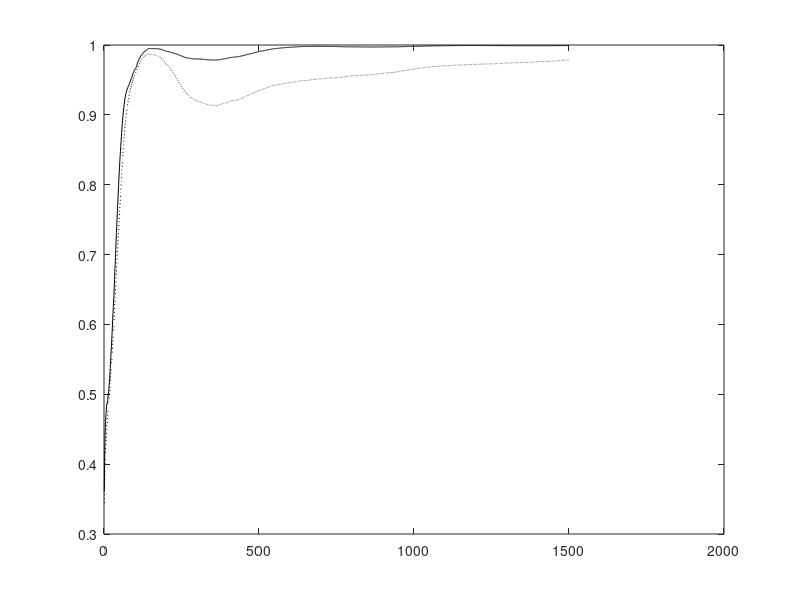

Recreate this plot in MATLAB. (Note: this script raises an error after producing the figure.)
% XU - Comparison of Adaptive GEVD Homogeneous, Deflated, Weighted

function GEVDXU;

clear all; 
close all; 

% Number of samples N and dimension D
nSamples = 500;
nDim     = 10;
nEA      = 4;
nEpochs  = 3;
randn('state',0);

% Generate the covX random matrices
covX = 3*...
[ 0.4270   0.0110  -0.0050  -0.0250   0.0890  -0.0790  -0.0190   0.0740   0.0890   0.0050 ; ...
  0.0110   5.6900  -0.0690  -0.2820  -0.7310   0.0900  -0.1240   0.1000   0.4320  -0.1030 ; ...
 -0.0050  -0.0690   0.0800   0.0980   0.0450  -0.0410   0.0230   0.0220  -0.0350   0.0120 ; ...
 -0.0250  -0.2820   0.0980   2.8000  -0.1070   0.1500  -0.1930   0.0950  -0.2260   0.0460 ; ...
  0.0890  -0.7310   0.0450  -0.1070   3.4400   0.2530   0.2510   0.3160   0.0390  -0.0100 ; ...
 -0.0790   0.0900  -0.0410   0.1500   0.2530   2.2700  -0.1800   0.2950  -0.0390  -0.1130 ; ...
 -0.0190  -0.1240   0.0230  -0.1930   0.2510  -0.1800   0.3270   0.0270   0.0260  -0.0160 ; ...
  0.0740   0.1000   0.0220   0.0950   0.3160   0.2950   0.0270   0.7270  -0.0960  -0.0170 ; ...
  0.0890   0.4320  -0.0350  -0.2260   0.0390  -0.0390   0.0260  -0.0960   0.7150  -0.0090 ; ...
  0.0050  -0.1030   0.0120   0.0460  -0.0100  -0.1130  -0.0160  -0.0170  -0.0090   0.0650 ];

covY = 2*...
[ 0.3350   0.0260  -0.0510  -0.0120   0.0790   0.0170   0.0290   0.0080   0.0770  -0.0300 ; ...
  0.0260   0.0910   0.0110  -0.0100   0.0060  -0.0140  -0.0020  -0.0230   0.0110   0.0350 ; ...
 -0.0510   0.0110   0.0780   0.0000   0.0160   0.0030   0.0300  -0.0350  -0.0030  -0.0490 ; ...
 -0.0120  -0.0100   0.0000   0.0820  -0.0030  -0.0260  -0.0250  -0.0290  -0.0150   0.0250 ; ...
  0.0790   0.0060   0.0160  -0.0030   0.7970   0.1940  -0.0370  -0.0230   0.0590  -0.1450 ; ...
  0.0170  -0.0140   0.0030  -0.0260   0.1940   1.5000   0.0140  -0.1040   0.1140  -0.2290 ; ...
  0.0290  -0.0020   0.0300  -0.0250  -0.0370   0.0140   0.2770  -0.0300  -0.0770  -0.0510 ; ...
  0.0080  -0.0230  -0.0350  -0.0290  -0.0230  -0.1040  -0.0300   0.3170   0.0220   0.0100 ; ...
  0.0770   0.0110  -0.0030  -0.0150   0.0590   0.1140  -0.0770   0.0220   0.5380   0.0340 ; ...
 -0.0300   0.0350  -0.0490   0.0250  -0.1450  -0.2290  -0.0510   0.0100   0.0340   0.6680 ];

%covX
%covY
%[Vxx,Dxx] = eig(covX, covY);
%sort(Dxx)

% Compute X samples
[V1,D1] = eig(covX);
[d,in] = sort(diag(D1));
V = zeros(nDim,nDim);
D = zeros(nDim,nDim);
for i = 1 : nDim
    V(:,i) = V1(:,in(nDim+1-i));
    D(i,i) = D1(in(nDim+1-i),in(nDim+1-i));
end
x(1:nDim,1:nSamples) = V*sqrt(D)*randn(nDim,nSamples);

% Compute Y samples
[V1,D1] = eig(covY);
[d,in] = sort(diag(D1));
V = zeros(nDim,nDim);
D = zeros(nDim,nDim);
for i = 1 : nDim
    V(:,i) = V1(:,in(nDim+1-i));
    D(i,i) = D1(in(nDim+1-i),in(nDim+1-i));
end
y(1:nDim,1:nSamples) = V*sqrt(D)*randn(nDim,nSamples);

% Compute Corrl matrix and eigen values for X samples
corX = zeros(nDim,nDim);
for i = 1 : nSamples
    corX = corX + (x(:,i) * x(:,i)' / nSamples);
end
[V1,D1] = eig(corX);
[d,in] = sort(diag(D1));
DX = zeros(nDim,nDim);
for i = 1 : nDim
    DX(i,i) = D1(in(nDim+1-i),in(nDim+1-i));
end
diag(DX)'

% Compute Corrl matrix and eigen values for Y samples
corY = zeros(nDim,nDim);
for i = 1 : nSamples
    corY = corY + y(:,i)*y(:,i)'/nSamples;
end
[V1,D1] = eig(corY);
[d,in] = sort(diag(D1));
DY = zeros(nDim,nDim);
for i = 1 : nDim
    DY(i,i) = D1(in(nDim+1-i),in(nDim+1-i));
end
diag(DY)'

% Compute true Generalized Eigenvectors
[V1,D1] = eig(corX, corY);
[d,in] = sort(diag(D1));
V = zeros(nDim,nDim);
D = zeros(nDim,nDim);
for i = 1 : nDim
    V(:,i) = V1(:,in(nDim+1-i)) / norm(V1(:,in(nDim+1-i)));
    D(i,i) = D1(in(nDim+1-i), in(nDim+1-i));
end
V(:,1:nEA)
diag(D)'

% Adaptive algorithm
A = zeros(nDim,nDim);
B = zeros(nDim,nDim);
W1 = 0.1 * ones(nDim,nEA);
W2 = W1;
W3 = W1;
C  = diag([2.6 2.3 2.0 1.7])%2.3-0.4*[1:nEA])
I  = eye(nDim,nDim);
for epoch = 1 : nEpochs
    for iter = 1 : nSamples
        
        cnt = nSamples*(epoch-1) + iter;
      
        A = A + (1.0/cnt)*((x(:,iter) * x(:,iter)') - A);
        B = B + (1.0/cnt)*((y(:,iter) * y(:,iter)') - B);
        etat1 = 1.0/(140 + cnt);
        etat2 = 1.0/(500 + cnt);
      
        % Homogeneous Gradient Descent
        %W1 = W1 + etat*(A*W1 - 0.5*B*W1*(W1'*A*W1) - 0.5*A*W1*(W1'*B*W1));
      
        % Deflated Gradient Descent
        W2 = W2 + etat1*(A*W2 - 0.5*B*W2*triu(W2'*A*W2) - 0.5*A*W2*triu(W2'*B*W2));
      
        % Weighted Gradient Descent
        W3 = W3 + etat2*(A*W3*C - 0.5*B*W3*C*(W3'*A*W3) - 0.5*A*W3*C*(W3'*B*W3));
      
        for i = 1 : nEA      
      	    %u1 = W1(:,i)/sqrt(W1(:,i)' * B * W1(:,i));
      	    u2 = W2(:,i)/sqrt(W2(:,i)' * W2(:,i));
      	    u3 = W3(:,i)/sqrt(W3(:,i)' * W3(:,i));
      	    %cos_t1(i,cnt) = abs(u1' * V(:,i));
            cos_t2(i,cnt) = abs(u2' * V(:,i));
            cos_t3(i,cnt) = abs(u3' * V(:,i));
        end
        ind(cnt) = cnt;
    end
end

if (1)

W2byNorm = W2*sqrt(inv(diag(diag(W2'*B*W2))))
V1to4 = V(:,1:nEA)
W3byNorm = W3*sqrt(inv(diag(diag(W3'*B*W3))))
V1to4 = V(:,1:nEA)

W2W2 = (W2'*B*W2)
W3W3 = (W3'*B*W3)

EstL2 = (diag(W2'*A*W2) ./ diag(W2'*B*W2))'
EstL3 = (diag(W3'*A*W3) ./ diag(W3'*B*W3))'
ActL  = diag(D(:,1:nEA))'

% Plot the convergence results

figure(1);
plot(ind,cos_t2(1,:),'k-'); hold on;
plot(ind,cos_t3(1,:),'k:'); hold on;
plot(0,1,'k:'); hold on;
legend('Deflated','Weighted',0);
xlabel('Number of Samples');
ylabel('Direction Cosine - Component 1');
hold off;

% Plot the convergence results
figure(2);
plot(ind,cos_t2(2,:),'k-'); hold on;
plot(ind,cos_t3(2,:),'k:'); hold on;
plot(0,1,'k:'); hold on;
legend('Deflated','Weighted',0);
xlabel('Number of Samples');
ylabel('Direction Cosine - Component 2');
hold off;

% Plot the convergence results
figure(3);
plot(ind,cos_t2(3,:),'k-'); hold on;
plot(ind,cos_t3(3,:),'k:'); hold on;
plot(0,1,'k:'); hold on;
legend('Deflated','Weighted',0);
xlabel('Number of Samples');
ylabel('Direction Cosine - Component 3');
hold off;

% Plot the convergence results
figure(4);
plot(ind,cos_t2(4,:),'k-'); hold on;
plot(ind,cos_t3(4,:),'k:'); hold on;
plot(0,1,'k:'); hold on;
legend('Deflated','Weighted',0);
xlabel('Number of Samples');
ylabel('Direction Cosine - Component 4');
hold off;

else

W1byNorm = W1*sqrt(inv(diag(diag(W1'*B*W1))))
V1to4 = V(:,1:nEA)
W2byNorm = W2*sqrt(inv(diag(diag(W2'*B*W2))))
V1to4 = V(:,1:nEA)
W3byNorm = W3*sqrt(inv(diag(diag(W3'*B*W3))))
V1to4 = V(:,1:nEA)

W1W1 = (W1'*B*W1)
W2W2 = (W2'*B*W2)
W3W3 = (W3'*B*W3)

EstL1 = (diag(W1'*A*W1) ./ diag(W1'*B*W1))'
EstL2 = (diag(W2'*A*W2) ./ diag(W2'*B*W2))'
EstL3 = (diag(W3'*A*W3) ./ diag(W3'*B*W3))'
ActL  = diag(D(:,1:nEA))'

% Plot the convergence results
figure(1);
plot(ind,cos_t1(1,:),'r:'); hold on;
plot(ind,cos_t2(1,:),'g-'); hold on;
plot(ind,cos_t3(1,:),'b--'); hold on;
legend('Symmetric','Deflated','Weighted',0);
xlabel('Number of Samples');
ylabel('Direction Cosine - Component 1');
hold off;

% Plot the convergence results
figure(2);
plot(ind,cos_t1(2,:),'r:'); hold on;
plot(ind,cos_t2(2,:),'g-'); hold on;
plot(ind,cos_t3(2,:),'b--'); hold on;
legend('Symmetric','Deflated','Weighted',0);
xlabel('Number of Samples');
ylabel('Direction Cosine - Component 2');
hold off;

% Plot the convergence results
figure(3);
plot(ind,cos_t1(3,:),'r:'); hold on;
plot(ind,cos_t2(3,:),'g-'); hold on;
plot(ind,cos_t3(3,:),'b--'); hold on;
legend('Symmetric','Deflated','Weighted',0);
xlabel('Number of Samples');
ylabel('Direction Cosine - Component 3');
hold off;

% Plot the convergence results
figure(4);
plot(ind,cos_t1(4,:),'r:'); hold on;
plot(ind,cos_t2(4,:),'g-'); hold on;
plot(ind,cos_t3(4,:),'b--'); hold on;
legend('Symmetric','Deflated','Weighted',0);
xlabel('Number of Samples');
ylabel('Direction Cosine - Component 4');
hold off;

end

%keyboard




  
